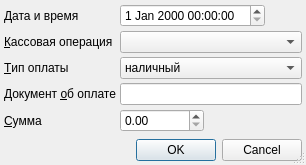
<?xml version="1.0" encoding="UTF-8"?>
<ui version="4.0">
 <class>CashDialog</class>
 <widget class="QDialog" name="CashDialog">
  <property name="geometry">
   <rect>
    <x>0</x>
    <y>0</y>
    <width>306</width>
    <height>165</height>
   </rect>
  </property>
  <property name="windowTitle">
   <string>Приём оплаты</string>
  </property>
  <property name="sizeGripEnabled">
   <bool>true</bool>
  </property>
  <property name="modal">
   <bool>true</bool>
  </property>
  <layout class="QGridLayout" name="gridLayout">
   <property name="margin">
    <number>4</number>
   </property>
   <property name="spacing">
    <number>4</number>
   </property>
   <item row="0" column="0">
    <widget class="QLabel" name="lblDate">
     <property name="sizePolicy">
      <sizepolicy hsizetype="Fixed" vsizetype="Preferred">
       <horstretch>0</horstretch>
       <verstretch>0</verstretch>
      </sizepolicy>
     </property>
     <property name="text">
      <string>Дата и время</string>
     </property>
     <property name="buddy">
      <cstring>edtDateTime</cstring>
     </property>
    </widget>
   </item>
   <item row="0" column="1">
    <widget class="QDateTimeEdit" name="edtDateTime"/>
   </item>
   <item row="0" column="2">
    <spacer name="horizontalSpacer">
     <property name="orientation">
      <enum>Qt::Horizontal</enum>
     </property>
     <property name="sizeHint" stdset="0">
      <size>
       <width>40</width>
       <height>20</height>
      </size>
     </property>
    </spacer>
   </item>
   <item row="1" column="0">
    <widget class="QLabel" name="lblCashOperation">
     <property name="sizePolicy">
      <sizepolicy hsizetype="Fixed" vsizetype="Preferred">
       <horstretch>0</horstretch>
       <verstretch>0</verstretch>
      </sizepolicy>
     </property>
     <property name="text">
      <string>&amp;Кассовая операция</string>
     </property>
     <property name="buddy">
      <cstring>cmbCashOperation</cstring>
     </property>
    </widget>
   </item>
   <item row="1" column="1" colspan="2">
    <widget class="CRBComboBox" name="cmbCashOperation">
     <property name="enabled">
      <bool>true</bool>
     </property>
     <property name="sizePolicy">
      <sizepolicy hsizetype="Ignored" vsizetype="Fixed">
       <horstretch>0</horstretch>
       <verstretch>0</verstretch>
      </sizepolicy>
     </property>
    </widget>
   </item>
   <item row="4" column="0">
    <widget class="QLabel" name="lblSum">
     <property name="sizePolicy">
      <sizepolicy hsizetype="Fixed" vsizetype="Preferred">
       <horstretch>0</horstretch>
       <verstretch>0</verstretch>
      </sizepolicy>
     </property>
     <property name="text">
      <string>&amp;Сумма</string>
     </property>
     <property name="buddy">
      <cstring>edtSum</cstring>
     </property>
    </widget>
   </item>
   <item row="4" column="1">
    <widget class="QDoubleSpinBox" name="edtSum">
     <property name="sizePolicy">
      <sizepolicy hsizetype="Maximum" vsizetype="Fixed">
       <horstretch>0</horstretch>
       <verstretch>0</verstretch>
      </sizepolicy>
     </property>
     <property name="maximum">
      <double>9999999.990000000223517</double>
     </property>
    </widget>
   </item>
   <item row="5" column="0">
    <spacer name="verticalSpacer">
     <property name="sizePolicy">
      <sizepolicy hsizetype="Fixed" vsizetype="Expanding">
       <horstretch>0</horstretch>
       <verstretch>0</verstretch>
      </sizepolicy>
     </property>
     <property name="orientation">
      <enum>Qt::Vertical</enum>
     </property>
     <property name="sizeHint" stdset="0">
      <size>
       <width>20</width>
       <height>40</height>
      </size>
     </property>
    </spacer>
   </item>
   <item row="6" column="0" colspan="3">
    <widget class="QDialogButtonBox" name="buttonBox">
     <property name="orientation">
      <enum>Qt::Horizontal</enum>
     </property>
     <property name="standardButtons">
      <set>QDialogButtonBox::Cancel|QDialogButtonBox::Ok</set>
     </property>
    </widget>
   </item>
   <item row="2" column="0">
    <widget class="QLabel" name="lblTypePayment">
     <property name="sizePolicy">
      <sizepolicy hsizetype="Fixed" vsizetype="Preferred">
       <horstretch>0</horstretch>
       <verstretch>0</verstretch>
      </sizepolicy>
     </property>
     <property name="text">
      <string>&amp;Тип оплаты</string>
     </property>
     <property name="buddy">
      <cstring>cmbTypePayment</cstring>
     </property>
    </widget>
   </item>
   <item row="2" column="1" colspan="2">
    <widget class="QComboBox" name="cmbTypePayment">
     <item>
      <property name="text">
       <string>наличный</string>
      </property>
     </item>
     <item>
      <property name="text">
       <string>безналичный</string>
      </property>
     </item>
     <item>
      <property name="text">
       <string>по реквизитам</string>
      </property>
     </item>
    </widget>
   </item>
   <item row="3" column="0">
    <widget class="QLabel" name="lblDocumentPayment">
     <property name="sizePolicy">
      <sizepolicy hsizetype="Fixed" vsizetype="Preferred">
       <horstretch>0</horstretch>
       <verstretch>0</verstretch>
      </sizepolicy>
     </property>
     <property name="text">
      <string>Документ &amp;об оплате</string>
     </property>
     <property name="buddy">
      <cstring>edtDocumentPayment</cstring>
     </property>
    </widget>
   </item>
   <item row="3" column="1" colspan="2">
    <widget class="QLineEdit" name="edtDocumentPayment"/>
   </item>
  </layout>
 </widget>
 <customwidgets>
  <customwidget>
   <class>CDateEdit</class>
   <extends>QDateEdit</extends>
   <header>library/DateEdit</header>
  </customwidget>
  <customwidget>
   <class>CRBComboBox</class>
   <extends>QComboBox</extends>
   <header>library/crbcombobox.h</header>
  </customwidget>
 </customwidgets>
 <tabstops>
  <tabstop>edtDateTime</tabstop>
  <tabstop>cmbCashOperation</tabstop>
  <tabstop>edtSum</tabstop>
  <tabstop>buttonBox</tabstop>
 </tabstops>
 <resources/>
 <connections>
  <connection>
   <sender>buttonBox</sender>
   <signal>accepted()</signal>
   <receiver>CashDialog</receiver>
   <slot>accept()</slot>
   <hints>
    <hint type="sourcelabel">
     <x>228</x>
     <y>274</y>
    </hint>
    <hint type="destinationlabel">
     <x>157</x>
     <y>274</y>
    </hint>
   </hints>
  </connection>
  <connection>
   <sender>buttonBox</sender>
   <signal>rejected()</signal>
   <receiver>CashDialog</receiver>
   <slot>reject()</slot>
   <hints>
    <hint type="sourcelabel">
     <x>316</x>
     <y>260</y>
    </hint>
    <hint type="destinationlabel">
     <x>286</x>
     <y>274</y>
    </hint>
   </hints>
  </connection>
 </connections>
</ui>
